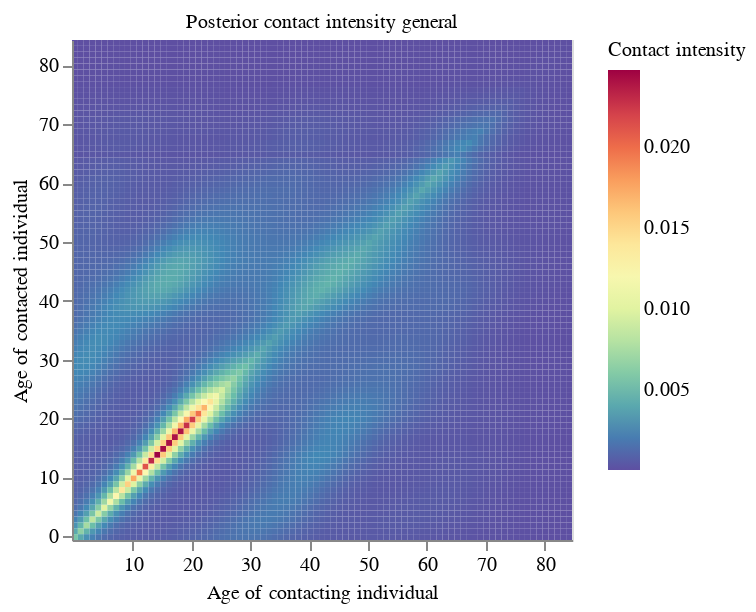

Notebook code cell kept with this figure:
### Code cell
visual.plot_cint()

### Figure 1 — Vega-Lite specification as saved in the notebook (floating-point values rounded to 4 significant figures; data arrays with more than 128 entries replaced by an {"elided": "..."} marker saying what was removed)
{"config": {"view": {"continuousWidth": 300, "continuousHeight": 300}}, "data": {"name": "data-e798b4f98d5cb49d43b5a532393b3b0a"}, "mark": {"type": "rect"}, "encoding": {"color": {"field": "z", "legend": {"labelFontSize": 10, "labelFontWeight": "normal", "orient": "right", "titleFontSize": 10, "titleFontWeight": "normal"}, "scale": {"reverse": true, "scheme": "spectral"}, "title": "Contact intensity", "type": "quantitative"}, "x": {"axis": {"grid": false, "labelAngle": 0, "labelFontSize": 10, "labelFontWeight": "normal", "titleFontSize": 10, "titleFontWeight": "normal", "values": [0, 10, 20, 30, 40, 50, 60, 70, 80]}, "field": "x", "title": "Age of contacting individual", "type": "ordinal"}, "y": {"axis": {"grid": false, "labelFontSize": 10, "labelFontWeight": "normal", "titleFontSize": 10, "titleFontWeight": "normal", "values": [0, 10, 20, 30, 40, 50, 60, 70, 80]}, "field": "y", "scale": {"reverse": true}, "title": "Age of contacted individual", "type": "ordinal"}}, "height": 250, "title": {"text": "Posterior contact intensity general", "anchor": "middle", "fontSize": 10, "fontWeight": "normal"}, "width": 250, "$schema": "https://vega.github.io/schema/vega-lite/v5.20.1.json", "datasets": {"data-e798b4f98d5cb49d43b5a532393b3b0a": {"elided": "7225 records"}}}
